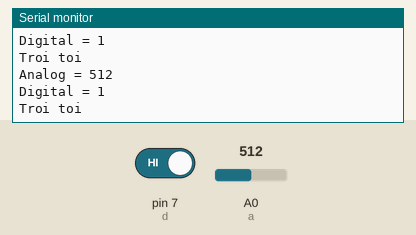
A sketch run on a simulated Arduino Uno, built with avr-gcc and run on an emulated ATmega328P. On the bench: the last lines printed to the serial monitor. The test bench sets the inputs (shaded band); at power-on: pin 7 (d) HIGH, A0 (a) = 512.

Above: at 1.3 s.
1.4 s: pin 7 (d) driven LOW
At 1.82 s:
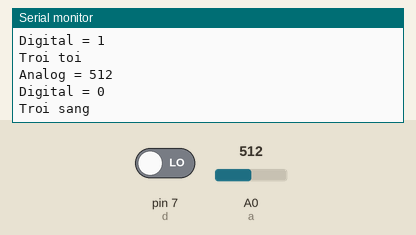
3.5 s: A0 (a) set to 716
At 3.82 s:
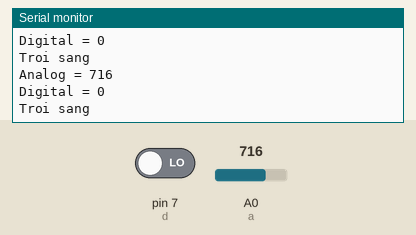
5.0 s: A0 (a) set to 900
At 5.33 s:
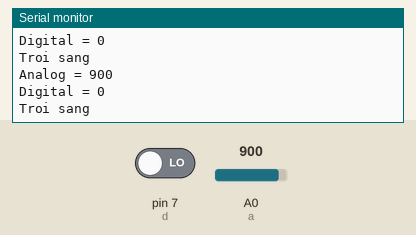
Timing chart, 0 to 8.0 s (numbered marks = the images above; inputs shaded):
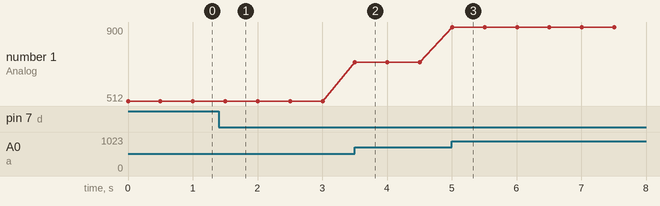

Measured:
- after the input at 1.4 s, the serial monitor: prints a new line after 0.12 s (image 1)
- after the input at 3.5 s, the serial monitor: prints a new line at once (image 2)
- after the input at 5.0 s, the serial monitor: prints a new line at once (image 3)
- plotted number 1: 512 → 716 after the input at 3.5 s, 716 → 900 after the input at 5.0 s

The sketch:

AnhSang.ino
```cpp
int a = A0; // analog pin vào A0
int d = 7;  // digital pin vào 7

void setup()
{
  pinMode(a, INPUT);
  pinMode(d, INPUT);
  Serial.begin(9600);
}

void loop()
{
  int va = analogRead(a);
  int vd = digitalRead(d);
  Serial.print("Analog = ");
  Serial.println(va);
  Serial.print("Digital = ");
  Serial.println(vd);
  if (vd == 0)
  {
    Serial.println("Troi sang");
  }
  else
  {
    Serial.println("Troi toi");
  }
  delay(500);
}
```
